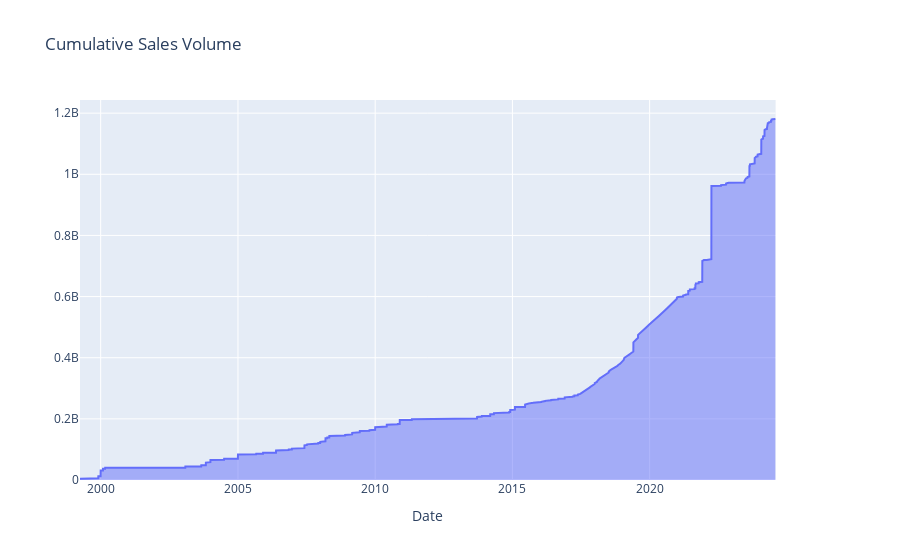

The notebook cell this image was saved under:
### Code cell
cumulative_sales_chart = make_subplots(specs=[[{"secondary_y": True}]])
    
cumulative_sales_chart.add_trace(
    go.Scatter(
        x=daily_sales_aggregate.index,
        y=daily_sales_aggregate['cumulative_sum_sales_volume'],
        name='cumulative_sum_sales_volume',
        stackgroup='one'
    ),
    secondary_y=False
)
cumulative_sales_chart.update_layout(
    title='Cumulative Sales Volume',
    # barmode='group'  # Set the bar mode to either 'group' for side-by-side or 'stack' for stacked
)

cumulative_sales_chart.update_xaxes(title_text="Date")

cumulative_sales_chart.show()

### Figure 1 — Plotly figure (JSON) as saved in the notebook; plotly's stock layout.template omitted (floating-point values rounded to 4 significant figures; data arrays with more than 128 entries replaced by an {"elided": "..."} marker saying what was removed)
{"data": [{"name": "cumulative_sum_sales_volume", "stackgroup": "one", "type": "scatter", "x": {"elided": "9257 str values"}, "xaxis": "x", "y": {"elided": "9257 float values"}, "yaxis": "y"}], "layout": {"title": {"text": "Cumulative Sales Volume"}, "xaxis": {"anchor": "y", "domain": [0, 0.94], "title": {"text": "Date"}}, "yaxis": {"anchor": "x", "domain": [0, 1]}, "yaxis2": {"anchor": "x", "overlaying": "y", "side": "right"}}}
